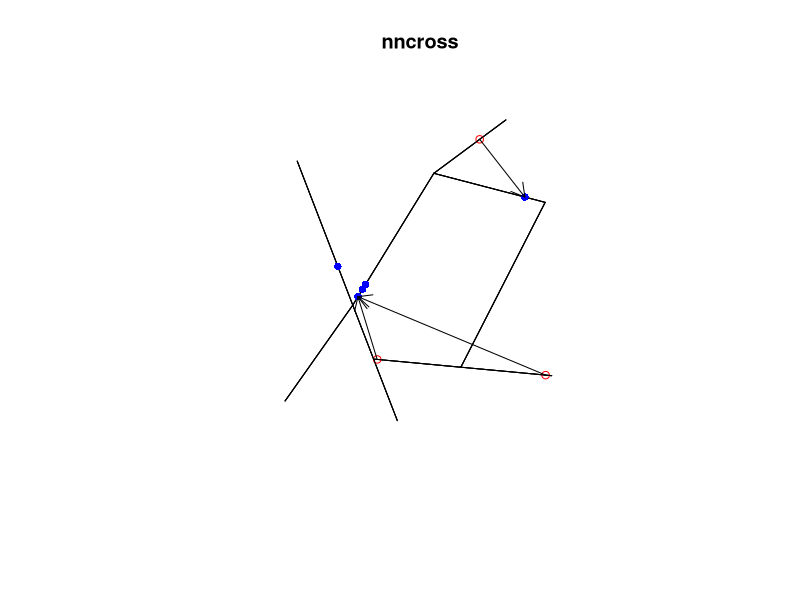

Generate this figure with R:
library(spatstat)


### Name: nncross.lpp
### Title: Nearest Neighbours on a Linear Network
### Aliases: nncross.lpp
### Keywords: spatial math

### ** Examples

  # two different point patterns
  X <- runiflpp(3, simplenet)
  Y <- runiflpp(5, simplenet)
  nn <- nncross(X,Y)
  nn
  plot(simplenet, main="nncross")
  plot(X, add=TRUE, cols="red")
  plot(Y, add=TRUE, cols="blue", pch=16)
  XX <- as.ppp(X)
  YY <- as.ppp(Y)
  i <- nn$which
  arrows(XX$x, XX$y, YY[i]$x, YY[i]$y, length=0.15)

  # nearest and second-nearest neighbours
  nncross(X, Y, k=1:2)

  # two patterns with some points in common
  X <- Y[1:2]
  iX <- 1:2
  iY <- 1:5
  nncross(X,Y, iX, iY)
